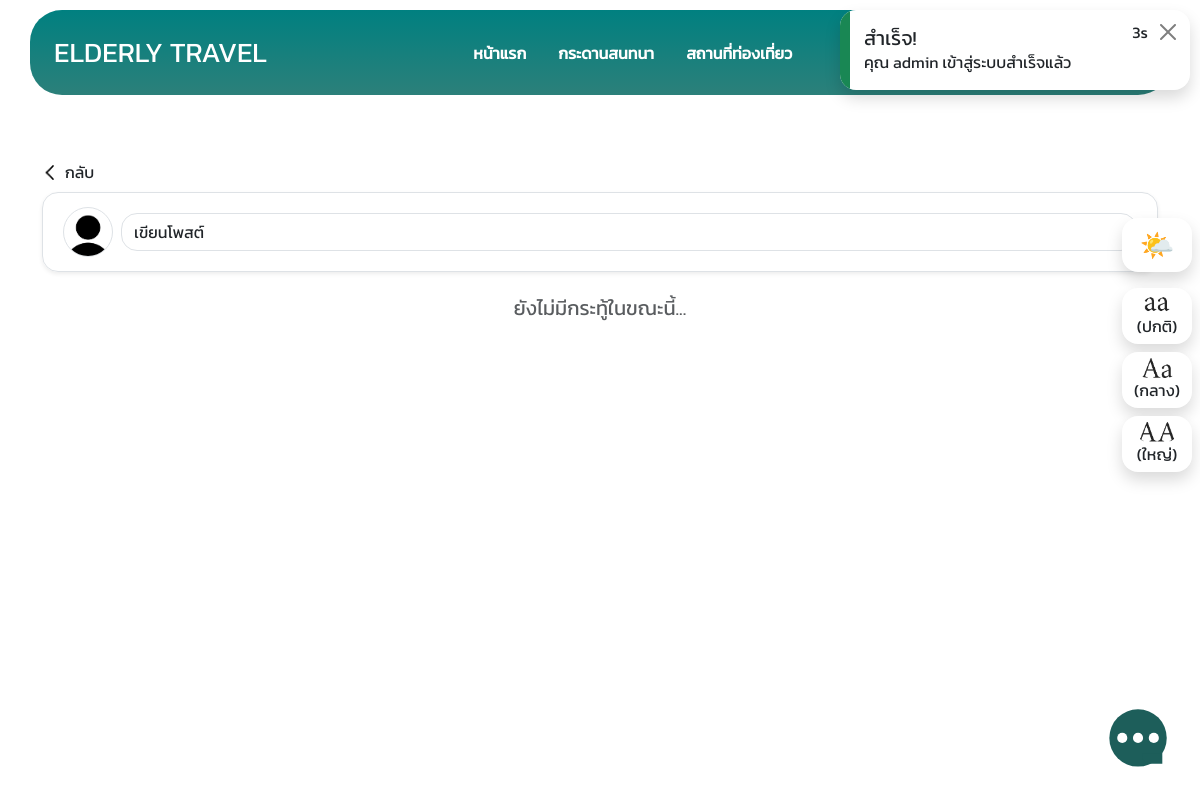
Before: /posts.php (signed in) with the older database file.
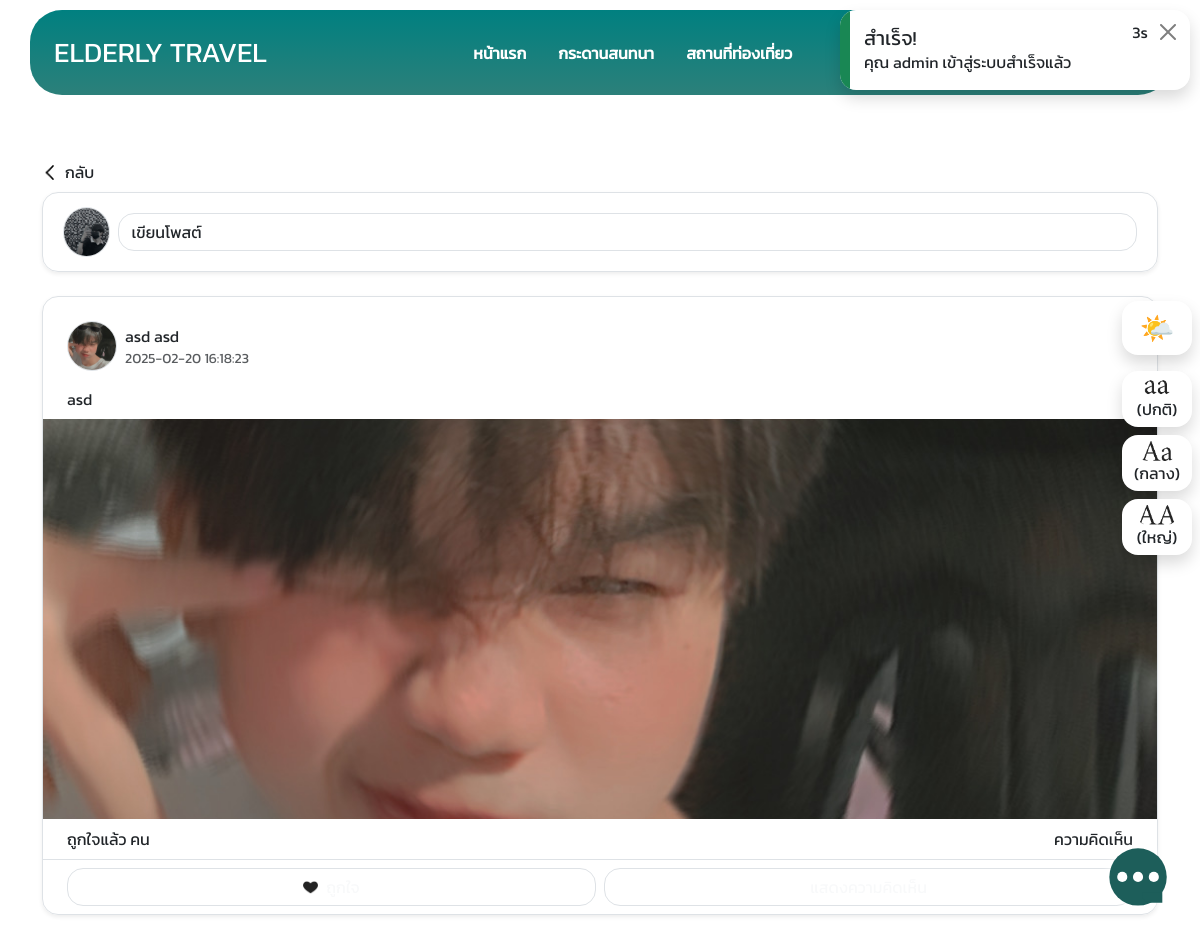
After: the same page with the newer database file.
### tables this page shows
CREATE TABLE `users` (
  `user_id` int(11) NOT NULL,
  `firstname` varchar(150) NOT NULL,
  `lastname` varchar(150) NOT NULL,
  `email` varchar(150) NOT NULL,
  `password` varchar(60) NOT NULL,
  `image` varchar(150) NOT NULL DEFAULT 'default-profile.png',
  `role` enum('user','admin','doctor') NOT NULL DEFAULT 'user',
  `active_status` enum('online','offline') NOT NULL DEFAULT 'offline',
  `created_at` timestamp NOT NULL DEFAULT current_timestamp(),
  `updated_at` timestamp NULL DEFAULT NULL ON UPDATE current_timestamp()
);

CREATE TABLE `posts` (
  `post_id` int(11) NOT NULL,
  `user_id` int(11) NOT NULL,
  `text` varchar(255) NOT NULL,
  `image` varchar(150) DEFAULT NULL,
  `created_at` timestamp NOT NULL DEFAULT current_timestamp(),
  `updated_at` timestamp NULL DEFAULT NULL ON UPDATE current_timestamp()
);

### posts.php (the view, shortened to what this page needs)
<?php
require_once("config.php");
$row = null;
if (isset($_SESSION["user_login"])) {
    $row = sql("SELECT * FROM users WHERE user_id = ?", [$_SESSION["user_login"]])->fetch();
} elseif (isset($_SESSION["admin_login"])) {
    $row = sql("SELECT * FROM users WHERE user_id = ?", [$_SESSION["admin_login"]])->fetch();
}
?>
<!DOCTYPE html>
<html lang="en">
<head>
    <?php require_once("link.php"); ?>
</head>
<body>
    <?php
    require_once("components/nav.php");
    require_once("components/popChats.php");
    require_once("components/options.php");
    ?>
    <div class='container' style='margin-top:10rem'>
        <?php backPage(); ?>
        <div class='border shadow-sm mt-2 rounded-xl mb-4 p-2'>
            <?php
            if (isLogin()) { ?>
                <div data-bs-toggle='modal' data-bs-target='#addPost' class='d-flex align-items-center gap-2 btn btn-outline-light border-0'>
                    <img src="<?= imagePath("user_images", $row["image"]); ?>" width='50px' height='50px' class='rounded-circle object-fit-cover border'>
                    <div class="form-control text-start">เขียนโพสต์</div>
                </div>
            <?php } ?>
        </div>
        <?php
        $fetchPosts = sql("SELECT *,posts.image as post_image,posts.created_at as post_created_at FROM posts LEFT JOIN users ON posts.user_id = users.user_id ORDER BY post_created_at DESC");
        if ($fetchPosts->rowCount() > 0) {
            while ($post = $fetchPosts->fetch()) { ?>
                <div class='border shadow-sm rounded-xl mb-4'>
                    <div class='pb-2 px-4 pt-4 d-flex justify-content-between align-items-center'>
                        <div class='d-flex align-items-center gap-2'>
                            <img src="<?= imagePath("user_images", $post["image"]); ?>" width='50px' height='50px' class='rounded-circle object-fit-cover border'>
                            <div class='d-flex flex-column'>
                                <div>
                                    <?= $post["firstname"] ?> <?= $post["lastname"] ?>
                                </div>
                                <div class='text-muted' style='font-size:14px'><?= $post["post_created_at"] ?></div>
                            </div>
                        </div>
                    </div>
                    <div class='px-4 py-2'>
                        <?= $post["text"] ?>
                    </div>
                    <?php if ($post["post_image"] !== null) { ?>
                        <img src="<?= imagePath("post_images", $post["post_image"]) ?>" width='100%' height='400px' class='object-fit-cover'>
                    <?php } ?>
                    <div class='p-2 px-4 d-flex justify-content-between'>
                        <div>ถูกใจแล้ว <span id="like-count-id-<?= $post["post_id"] ?>"></span> คน</div>
                        <div>ความคิดเห็น <span id="comment-count-id-<?= $post["post_id"] ?>"></span></div>
                    </div>
                    <?php
                    $post_like = sql("SELECT * FROM post_likes WHERE post_id = ?", [$post["post_id"]])->fetch();
                    ?>
                    <?php
                    if (isLogin()) { ?>
                        <div class='p-2 px-4 d-flex justify-content-between border-top gap-2'>
                            <button type='button' onclick="likePost($(this),'<?= $post['post_id'] ?>')" class='btn <?= ($row && $post_like) && $row["user_id"] == $post_like["user_id"] ? "btn-teal" : "btn-outline-light" ?>  w-100 border d-flex align-items-center gap-2 justify-content-center'>
                                <img src="<?= ($row && $post_like) && $row["user_id"] == $post_like["user_id"] ? imagePath("web_images/icons", "heart-red.png") : imagePath("web_images/icons", "heart-black.png") ?> " width='15px' height='15px' class='object-fit-cover svg-icon'>
                                <div><?= ($row && $post_like) && $row["user_id"] == $post_like["user_id"] ? "ถูกใจแล้ว" : "ถูกใจ" ?></div>
                            </button>
                            <button type='button' data-bs-toggle='modal' data-bs-target='#commentModel-<?= $post['post_id'] ?>' class='btn btn-outline-light w-100 border'>แสดงความคิดเห็น</button>
                        </div>
                    <?php } ?>
                </div>
            <?php }
        } else { ?>
            <h5 class='text-center text-muted'>ยังไม่มีกระทู้ในขณะนี้...</h5>
        <?php } ?>
    </div>
</body>
</html>

### config.php (shortened to what this page needs)
<?php
try {
    $pdo = new PDO("mysql:host=mariadb_elderly_travel;dbname=elderly_db", "username", "password");
} catch (PDOException $e) {
    echo $e->getMessage();
}
function sql($sql, $params = [])
{
    global $pdo;
    $stmt = $pdo->prepare($sql);
    $stmt->execute($params);
    return $stmt;
}
foreach (["success", "warning", "danger"] as $index => $type) {
    if (isset($_SESSION[$type])) { ?>
        <div class="position-fixed opacity-0" style="top:10px;right:10px;z-index:999" id="alertMsg">
            <div class="p-3 position-relative overflow-hidden ps-4 shadow rounded-xl" style="width:350px;background-color: var(--bs-body-bg);">
                <div class="bg-<?= $type; ?> position-absolute" style="width:10px;height:100%;top:0;left:0;"></div>
                <h5><?= $_SESSION[$type][0]; ?></h5>
                <div class="position-absolute d-flex align-items-center gap-2" style="top:10px;right:10px;">
                    <div><span id="countMsg"></span>s</div>
                    <button id="btnCloseMsg" class="btn-close"></button>
                </div>
                <div><?= $_SESSION[$type][1]; ?></div>
            </div>
        </div>
    <?php unset($_SESSION[$type]);
    }
}
function imagePath($path, $target)
{
    return $_SERVER["REQUEST_URI"] == "/" ? "./images/$path/$target" : "../images/$path/$target";
}
function isLogin()
{
    return isset($_SESSION["user_login"]) || isset($_SESSION["admin_login"]) || isset($_SESSION["doctor_login"]);
}
function backPage($target = "/")
{ ?>
    <div class='d-flex'>
        <a href="<?= $target; ?>" class='text-dark text-decoration-none d-flex flex-row gap-2 align-items-center svg-icon'>
            <img src="<?= imagePath("web_images/icons", "chevron-back.svg") ?>" alt="back" width='15px' height='15px'>
            กลับ
        </a>
    </div>
<?php }
?>

### link.php (shortened to what this page needs)
<link rel="stylesheet" href="<?= $_SERVER["REQUEST_URI"] == "/" ? "./libs\bootstrap-5.3.3-dist\css\bootstrap.css" : "../libs\bootstrap-5.3.3-dist\css\bootstrap.css" ?>">
<link rel="stylesheet" href="<?= $_SERVER["REQUEST_URI"] == "/" ? "./libs\style.css" : "../libs\style.css" ?>">

### components/nav.php (shortened to what this page needs)
<?php function navlink($className)
{ ?>
    <ul class="navlink">
        <a href="/" class="<?= $className; ?>">
            <li>หน้าแรก</li>
        </a>
        <a href="posts.php" class="<?= $className; ?>">
            <li>กระดานสนทนา</li>
        </a>
        <a href="places.php" class="<?= $className; ?>">
            <li>สถานที่ท่องเที่ยว</li>
        </a>
    </ul>
<?php } ?>
<nav class="w-100 position-fixed z-99" style="top:10px;z-index:9" id="navbar">
    <div id="navbar-bg" class="container d-flex align-items-center p-4 position-relative justify-content-between rounded-2xl" style="backdrop-filter:blur(10px);background-image: linear-gradient(0deg,rgb(44, 128, 122), teal);height: 85px;">
        <a href="/" class="text-decoration-none">
            <h3 class="text-white">ELDERLY TRAVEL</h3>
        </a>
        <div class="d-none d-lg-block">
            <?php
            navlink("text-white") ?>
        </div>
        <div class="z-99">
            <?php if (isset($_SESSION["user_login"]) || isset($_SESSION["admin_login"]) || isset($_SESSION["doctor_login"])) { ?>
                <div class="dropdown">
                    <div class="d-flex flex-row gap-2 btn btn-outline-light border-0 cursor-pointer dropdown-toggle align-items-center" data-bs-toggle="dropdown" style='border-radius: 2rem !important;'>
                        <div><?= $row["firstname"] ?></div>
                    </div>
                </div>
            <?php } ?>
        </div>
    </div>
</nav>

### components/popChats.php (shortened to what this page needs)
<?php
if(isset($_SESSION["user_login"]) || isset($_SESSION["admin_login"])){ ?>
    <div class='position-fixed' style='bottom:2rem;right:2rem;z-index:99'>
    <div class='dropup'>
        <img src="<?= imagePath("web_images/icons","chat.svg") ?>" data-bs-toggle='dropdown' style='width:60px;height:60px;filter:drop-shadow(0 0 5px white);object-fit:contain' class='cursor-pointer'>
                <?php function showUsers($role){
                    $fetchUser = sql("SELECT * FROM users WHERE role = ?",[$role]);
                    if($fetchUser->rowCount() > 0){ $index=0; ?>
                    <?php }
                }
                showUsers("admin");
                ?>
    </div>
</div>
<?php } ?>

### components/options.php
<div class="position-fixed" style="bottom: 40%;right:0;z-index:99">
    <div class="d-flex flex-column gap-2 rounded-xl">
        <div class="d-flex justify-content-center">
            <button type="button" class="button-option btn fs-3 shadow border-0" id="toggleTheme"></button>
        </div>
        <div class="d-flex flex-column gap-2 p-2 rounded-4">
            <div class="d-flex justify-content-center">
                <button data-zoom="100%" onclick="setZoom('100%')" type="button" class="button-option btn align-items-center flex-column shadow border-0">
                    <img src="<?= imagePath("web_images", 'normal.png') ?>" width='40px' height="20px" class="rounded-4 px-0 object-fit-cover">
                    (ปกติ)
                </button>
            </div>
            <div class="d-flex justify-content-center">
                <button data-zoom="125%" onclick="setZoom('125%')" type="button" class="button-option btn align-items-center flex-column shadow border-0">
                    <img src="<?= imagePath("web_images", 'medium.png') ?>" width='40px' height="20px" class="rounded-4 px-0 object-fit-cover">
                    (กลาง)
                </button>
            </div>
            <div class="d-flex justify-content-center">
                <button data-zoom="150%" onclick="setZoom('150%')" type="button" class="button-option btn align-items-center flex-column shadow border-0">
                    <img src="<?= imagePath("web_images", 'large.png') ?>" width='40px' height="20px" class="rounded-4 px-0 object-fit-cover">
                    (ใหญ่)
                </button>
            </div>
        </div>
    </div>
</div>

### libs/style.css (style rules this page uses)
:root { --black-light: #212529; --teal: teal; --teal2: rgb(15, 136, 136); --teal-light: rgb(25, 155, 155); }
body { font-family: "Kanit", serif; font-weight: 400; }
h1, h2, h3, h4, h5, h6 { margin: 0; padding: 0; }
.rounded-xl { border-radius: 1rem !important; }
.rounded-2xl { border-radius: 2rem !important; }
.cursor-pointer { cursor: pointer; }
.object-fit-cover { object-fit: cover; }
.btn { border-radius: 1rem !important; }
.svg-icon { filter: invert(0); }

Changed rows visible on the page:
changed users: image: picture added in place of a placeholder
added posts: user.image (picture), user.firstname "asd", user.lastname "asd", created_at "2025-02-20 16:18:23", text "asd", image (picture)
Other visible differences:
text no longer shown: "ยังไม่มีกระทู้ในขณะนี้..."
